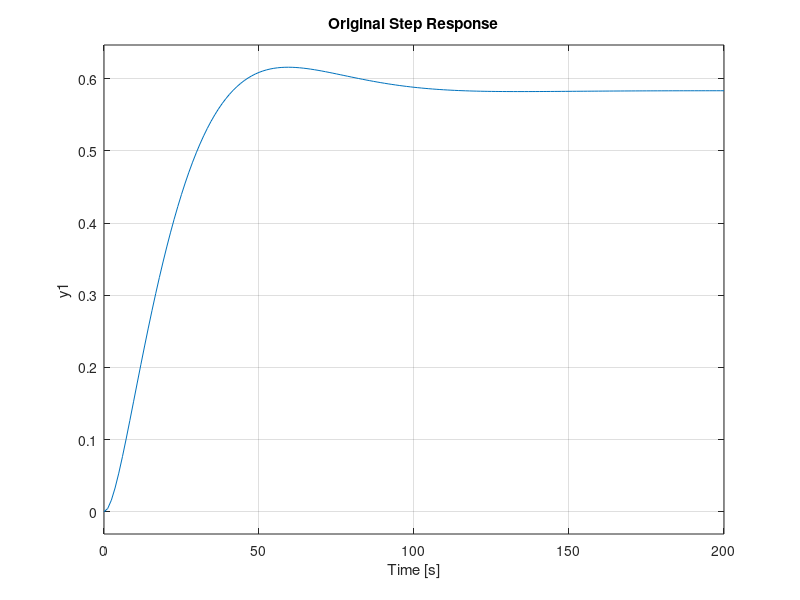
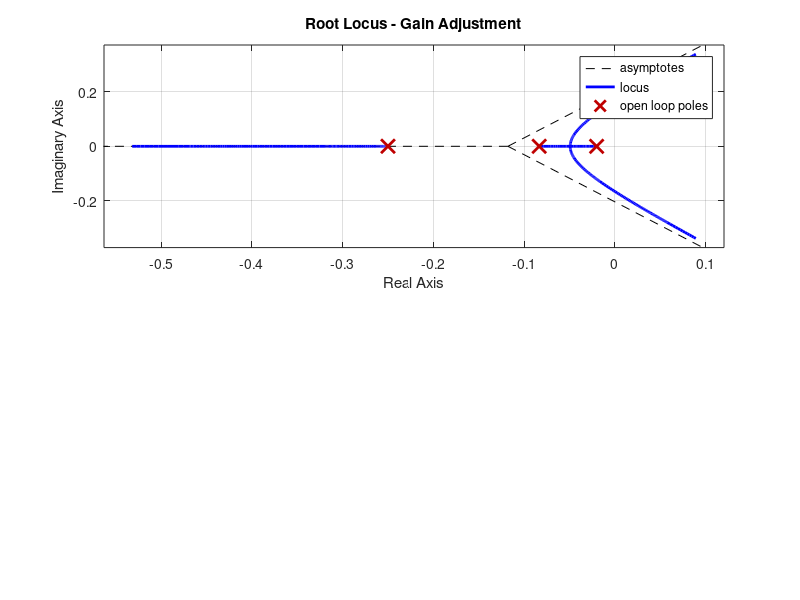

Here is the MATLAB script that generated these plots, in order: (Note: this script raises an error after producing the figures.)
clear; clc; close all;

%% 0. Terms Definition

s = tf('s');
G_v = 0.02 / (4*s + 1);
G_p = 70 / (50*s + 1);
H = 1 / (12*s + 1);
G_plant = G_v * G_p;

sys_ori_cl = feedback(G_plant, H);
figure('Name', 'Section 1.1: Original System');
subplot(2,1,1);
rlocus(G_plant * H); hold on;
title('Root Locus - Original System');

subplot(2,1,2);
step(sys_ori_cl);
title('Original Step Response');
grid on;

%% 1.1 Gain Adjustment

zeta = 0.7;
K_adj = 1.1222;

sys_adj_open = K_adj * G_plant * H;
sys_adj_cl = feedback(K_adj * G_plant, H);

figure('Name', 'Section 1.2: Gain Adjustment');
subplot(2,1,1);
rlocus(G_plant * H); hold on;
title('Root Locus - Gain Adjustment');
sgrid(zeta, 0);

subplot(2,1,2);
step(sys_adj_cl);
title(['Step Response (K = ', num2str(K_adj), ')']);
grid on;

%% 1.2 1st PD

z_pd1 = 0.1791;
KD1 = 11.414;

Gc_pd1 = KD1 * (s + z_pd1);
sys_pd1_open = Gc_pd1 * G_plant * H;
sys_pd1_cl = feedback(Gc_pd1 * G_plant, H);

figure('Name', 'Section 1.3: 1st PD Controller');
subplot(2,1,1);
rlocus(sys_pd1_open / KD1); % Plot RL of plant + zero
title('Root Locus - 1st PD Controller');
sgrid(zeta, 0);

subplot(2,1,2);
step(sys_pd1_cl);
title('Step Response - 1st PD Controller');
grid on;

%% 1.3 2nd PD

zc2 = 0.057;
pc2 = 0.112;
KD2 = 2.1030;

Gc_pd2 = KD2 * (s + zc2) / (s + pc2);
sys_pd2_open = Gc_pd2 * G_plant * H;
sys_pd2_cl = feedback(Gc_pd2 * G_plant, H);

figure('Name', 'Section 1.4: 2nd PD Controller (Ogata)');
subplot(2,1,1);
rlocus((s + zc2) / (s + pc2) * G_plant * H);
title('Root Locus - 2nd PD Controller');
sgrid(zeta, 0);

subplot(2,1,2);
step(sys_pd2_cl);
title('Step Response - 2nd PD Controller');
grid on;

%% 1.4 PID 

% GC(s) = KC * GI(s) * GD(s)
KC = 2.1030;
GI = (s + 0.02222) / (s + 0.00176);
GD = (s + 0.057) / (s + 0.112);

Gc_pid = KC * GI * GD;
sys_pid_open = Gc_pid * G_plant * H;
sys_pid_cl = feedback(Gc_pid * G_plant, H);

figure('Name', 'Section 1.5: PID Controller');
subplot(2,1,1);
rlocus(sys_pid_open / KC);
title('Root Locus - PID Controller');
sgrid(zeta, 0);

subplot(2,1,2);
step(sys_pid_cl);
title('Step Response - PID Controller');
grid on;

%% 2. Summary Comparison

figure('Name', 'System Comparison');
systems = {sys_adj_cl, sys_pd1_cl, sys_pd2_cl, sys_pid_cl}; 
names = {'Original P', '1st PD', '2nd PD', 'PID'};

step(systems{:}); 
legend(names);
grid on;

n = length(systems);
zetas = zeros(n, 1);
overshoots = zeros(n, 1);
settlingTimes = zeros(n, 1);
ess = zeros(n, 1);

% For-loop is used to avoid repetitive work
for i = 1:n
    S = systems{i};
    info = stepinfo(S);
    
    zetas(i) = min(damp(S));         
    overshoots(i) = info.Overshoot;   
    settlingTimes(i) = info.SettlingTime;
    ess(i) = abs(1 - dcgain(S));   
end

ResultsTable = table(names', zetas, overshoots, settlingTimes, ess, ...
    'VariableNames', {'System', 'Damping_Ratio', 'Overshoot_Pct', ...
    'SettlingTime_s', 'Ess'});

disp(ResultsTable);